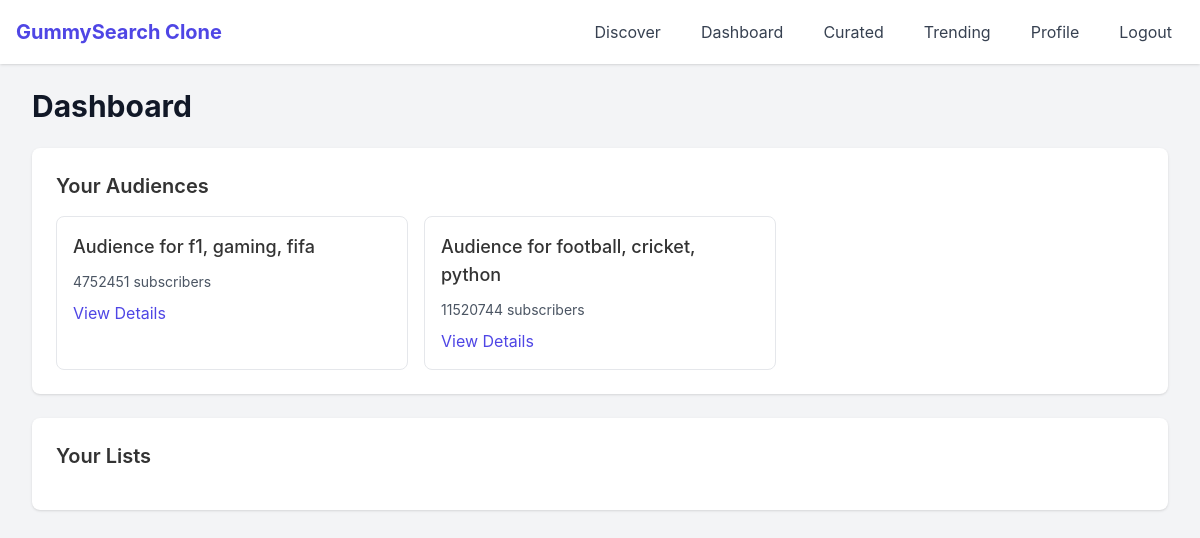
Page /dashboard (signed in) on the earlier database version.
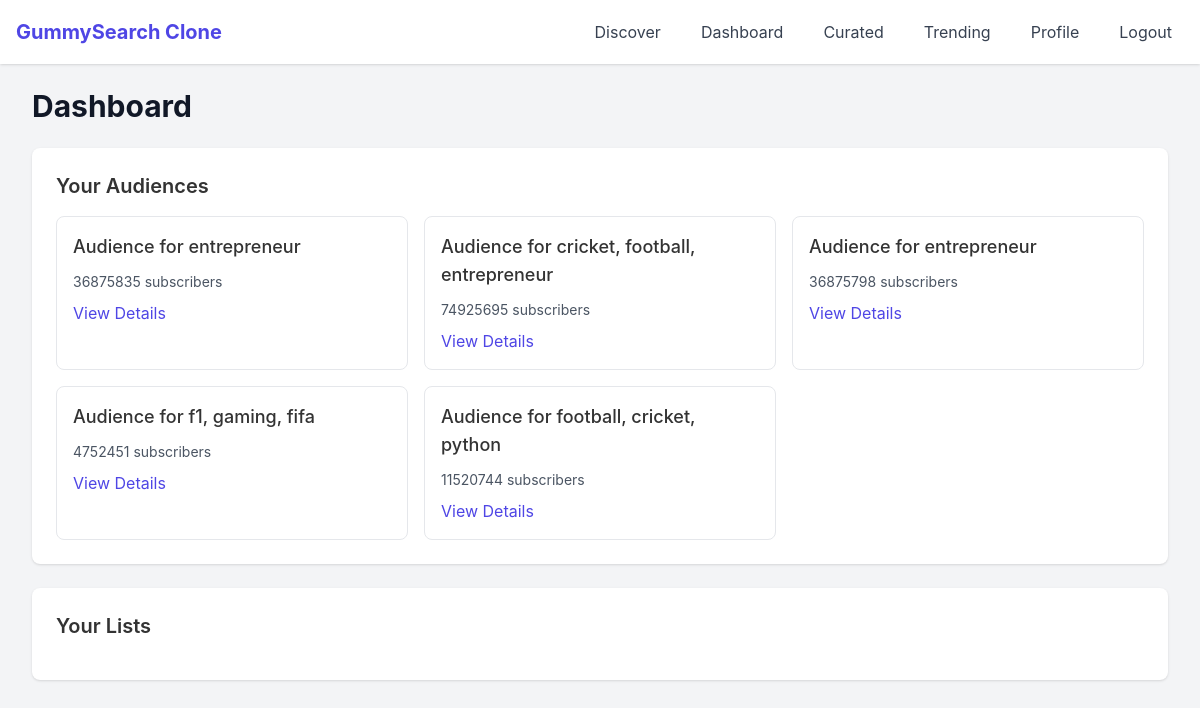
Same page on the later database version.
### app/models.py (models this page shows, shortened)
class Audience(db.Model):
    id = db.Column(db.Integer, primary_key=True)
    name = db.Column(db.String(100), nullable=False)
    subreddit = db.Column(db.String(100))  # Remove nullable=False
    category = db.Column(db.String(50), nullable=False)  # saved, curated, or trending
    theme = db.Column(db.String(50))
    topic = db.Column(db.String(50))
    description = db.Column(db.Text)
    subscribers = db.Column(db.Integer)
    weekly_posts = db.Column(db.Integer)
    active_users = db.Column(db.Integer)
    data = db.Column(JSON)  # Renamed from 'metadata' to 'data'
    last_updated = db.Column(db.DateTime, default=datetime.utcnow)
    created_at = db.Column(db.DateTime, default=datetime.utcnow)
    user_id = db.Column(db.Integer, db.ForeignKey('user.id'))
    list_id = db.Column(db.Integer, db.ForeignKey('curated_list.id'))
    websites = db.relationship('Website', backref='audience', lazy=True)
    subreddit_list = db.Column(db.JSON, default = list)

### app/routes/main_routes.py (the view)
@main.route('/dashboard')
@login_required
def dashboard():
    user_audiences = Audience.query.filter_by(
        user_id=current_user.id
    ).order_by(
        Audience.created_at.desc()
    ).all()
    return render_template('dashboard.html',
                         audiences=user_audiences)

### app/templates/dashboard.html (shortened to what this page needs)
{% extends "base.html" %}
{% block content %}
<div class="space-y-6">
    <h1 class="text-3xl font-bold text-gray-900">Dashboard</h1>
    <div class="bg-white shadow rounded-lg p-6">
        <h2 class="text-xl font-semibold mb-4">Your Audiences</h2>
        <div class="grid grid-cols-1 md:grid-cols-2 lg:grid-cols-3 gap-4">
            {% for audience in audiences %}
            <div class="border rounded-lg p-4">
                <h3 class="text-lg font-medium">{{ audience.name }}</h3>
                <div class="mt-2">
                    <span class="text-sm text-gray-600">{{ audience.subscribers }} subscribers</span>
                </div>
                <a href="{{ url_for('audience.get_audience', id=audience.id) }}"
                   class="mt-2 inline-block text-indigo-600 hover:text-indigo-800">
                    View Details
                </a>
            </div>
            {% endfor %}
        </div>
    </div>
    <div class="bg-white shadow rounded-lg p-6">
        <h2 class="text-xl font-semibold mb-4">Your Lists</h2>
    </div>
</div>
{% endblock %}

### app/templates/base.html (shortened to what this page needs)
<!DOCTYPE html>
<html lang="en">
<head>
    <link rel="stylesheet" href="{{ url_for('static', filename='css/main.css') }}">
    <link rel="stylesheet" href="{{ url_for('static', filename='css/components.css') }}">
    <script src="https://cdn.tailwindcss.com"></script>
</head>
<body class="bg-gray-100">
    <nav class="bg-white shadow">
        <div class="max-w-7xl mx-auto px-4">
            <div class="flex justify-between h-16">
                <div class="flex">
                    <a href="{{ url_for('main.index') }}" class="flex items-center text-xl font-bold text-indigo-600">
                        GummySearch Clone
                    </a>
                </div>
                <div class="flex items-center space-x-4">
                    {% if current_user.is_authenticated %}
                        <a href="{{ url_for('main.discover') }}" class="text-gray-700 hover:text-indigo-600 px-3 py-2">Discover</a>
                        <a href="{{ url_for('main.dashboard') }}" class="text-gray-700 hover:text-indigo-600 px-3 py-2">Dashboard</a>
                        <a href="{{ url_for('audience.curated_audiences') }}" class="text-gray-700 hover:text-indigo-600 px-3 py-2">Curated</a>
                        <a href="{{ url_for('audience.trending_audiences') }}" class="text-gray-700 hover:text-indigo-600 px-3 py-2">Trending</a>
                        <a href="{{ url_for('auth.profile') }}" class="text-gray-700 hover:text-indigo-600 px-3 py-2">Profile</a>
                        <a href="{{ url_for('auth.logout') }}" class="text-gray-700 hover:text-indigo-600 px-3 py-2">Logout</a>
                    {% else %}
                        <a href="{{ url_for('auth.login') }}" class="text-gray-700 hover:text-indigo-600 px-3 py-2">Login</a>
                        <a href="{{ url_for('auth.register') }}" class="text-gray-700 hover:text-indigo-600 px-3 py-2">Register</a>
                    {% endif %}
                </div>
            </div>
        </div>
    </nav>
    <main class="max-w-7xl mx-auto py-6 px-4 sm:px-6 lg:px-8">
        {% block content %}{% endblock %}
    </main>
</body>
</html>

### app/static/css/main.css (style rules this page uses)
:root { --primary-color: #4a90e2; --secondary-color: #2c3e50; --background-color: #f5f6fa; --card-background: #ffffff; --text-color: #333333; --border-color: #e1e4e8; --success-color: #28a745; --error-color: #dc3545; }
body { margin: 0; padding: 0; font-family: -apple-system, BlinkMacSystemFont, 'Segoe UI', Roboto, Oxygen, Ubuntu, Cantarell, 'Open Sans', 'Helvetica Neue', sans-serif; background-color: var(--background-color); color: var(--text-color); line-height: 1.6; }
.mt-2 { margin-top: 2rem; }

Differences in the rows shown:
added Audience: name "Audience for entrepreneur", subscribers "36875835"
added Audience: name "Audience for cricket, football, entrepreneur", subscribers "74925695"
added Audience: name "Audience for entrepreneur", subscribers "36875798"
